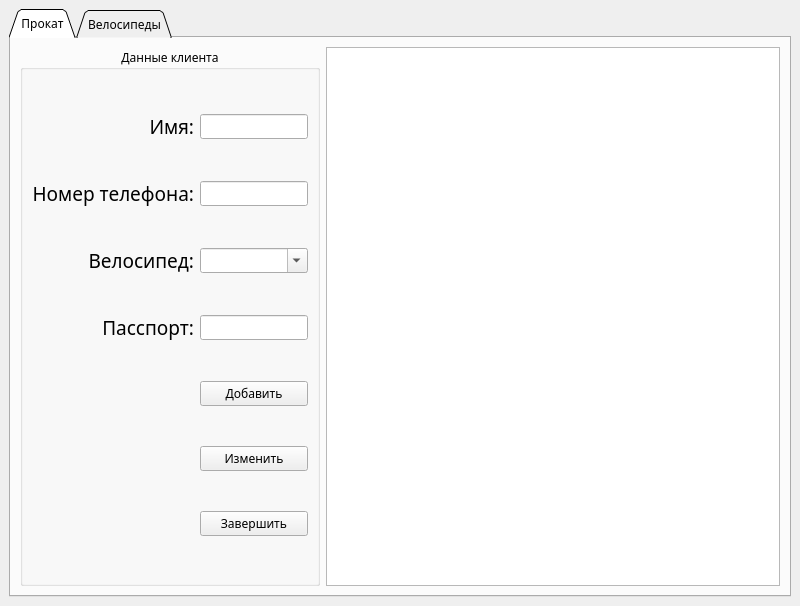
<?xml version="1.0" encoding="UTF-8"?>
<ui version="4.0">
 <class>MainWindow</class>
 <widget class="QMainWindow" name="MainWindow">
  <property name="geometry">
   <rect>
    <x>0</x>
    <y>0</y>
    <width>800</width>
    <height>606</height>
   </rect>
  </property>
  <property name="sizePolicy">
   <sizepolicy hsizetype="Fixed" vsizetype="Fixed">
    <horstretch>0</horstretch>
    <verstretch>0</verstretch>
   </sizepolicy>
  </property>
  <property name="windowTitle">
   <string>MainWindow</string>
  </property>
  <widget class="QWidget" name="centralwidget">
   <layout class="QHBoxLayout" name="horizontalLayout">
    <item>
     <widget class="QTabWidget" name="tabWidget">
      <property name="sizePolicy">
       <sizepolicy hsizetype="Expanding" vsizetype="Expanding">
        <horstretch>0</horstretch>
        <verstretch>0</verstretch>
       </sizepolicy>
      </property>
      <property name="font">
       <font>
        <family>OCR A Becker RUS-LAT</family>
       </font>
      </property>
      <property name="tabShape">
       <enum>QTabWidget::Triangular</enum>
      </property>
      <property name="currentIndex">
       <number>0</number>
      </property>
      <property name="documentMode">
       <bool>false</bool>
      </property>
      <property name="tabsClosable">
       <bool>false</bool>
      </property>
      <property name="tabBarAutoHide">
       <bool>true</bool>
      </property>
      <widget class="QWidget" name="prokat">
       <property name="sizePolicy">
        <sizepolicy hsizetype="Expanding" vsizetype="Expanding">
         <horstretch>0</horstretch>
         <verstretch>0</verstretch>
        </sizepolicy>
       </property>
       <attribute name="icon">
        <iconset theme="pda"/>
       </attribute>
       <attribute name="title">
        <string>Прокат</string>
       </attribute>
       <layout class="QGridLayout" name="gridLayout">
        <item row="0" column="0">
         <widget class="QGroupBox" name="groupBox">
          <property name="sizePolicy">
           <sizepolicy hsizetype="Fixed" vsizetype="Expanding">
            <horstretch>0</horstretch>
            <verstretch>0</verstretch>
           </sizepolicy>
          </property>
          <property name="layoutDirection">
           <enum>Qt::LeftToRight</enum>
          </property>
          <property name="title">
           <string>Данные клиента</string>
          </property>
          <property name="alignment">
           <set>Qt::AlignCenter</set>
          </property>
          <property name="flat">
           <bool>false</bool>
          </property>
          <layout class="QGridLayout" name="gridLayout_2">
           <item row="4" column="3">
            <widget class="QPushButton" name="pushButton">
             <property name="sizePolicy">
              <sizepolicy hsizetype="Minimum" vsizetype="Fixed">
               <horstretch>0</horstretch>
               <verstretch>0</verstretch>
              </sizepolicy>
             </property>
             <property name="text">
              <string>Добавить</string>
             </property>
            </widget>
           </item>
           <item row="1" column="3">
            <widget class="QLineEdit" name="phone_number_prokat_2">
             <property name="inputMethodHints">
              <set>Qt::ImhDigitsOnly|Qt::ImhMultiLine</set>
             </property>
            </widget>
           </item>
           <item row="3" column="0">
            <widget class="QLabel" name="passport_prokat_label">
             <property name="sizePolicy">
              <sizepolicy hsizetype="Minimum" vsizetype="Preferred">
               <horstretch>0</horstretch>
               <verstretch>0</verstretch>
              </sizepolicy>
             </property>
             <property name="font">
              <font>
               <family>OCR A Becker RUS-LAT</family>
               <pointsize>14</pointsize>
              </font>
             </property>
             <property name="text">
              <string>Пасспорт:</string>
             </property>
             <property name="alignment">
              <set>Qt::AlignRight|Qt::AlignTrailing|Qt::AlignVCenter</set>
             </property>
            </widget>
           </item>
           <item row="0" column="3">
            <widget class="QLineEdit" name="name_prokat">
             <property name="sizePolicy">
              <sizepolicy hsizetype="Fixed" vsizetype="Fixed">
               <horstretch>0</horstretch>
               <verstretch>0</verstretch>
              </sizepolicy>
             </property>
             <property name="toolTip">
              <string notr="true"/>
             </property>
             <property name="inputMethodHints">
              <set>Qt::ImhMultiLine</set>
             </property>
            </widget>
           </item>
           <item row="3" column="3">
            <widget class="QLineEdit" name="passport_prokat">
             <property name="sizePolicy">
              <sizepolicy hsizetype="Fixed" vsizetype="Fixed">
               <horstretch>0</horstretch>
               <verstretch>0</verstretch>
              </sizepolicy>
             </property>
             <property name="sizeIncrement">
              <size>
               <width>0</width>
               <height>0</height>
              </size>
             </property>
             <property name="font">
              <font>
               <family>OCR A Becker RUS-LAT</family>
               <bold>false</bold>
               <underline>false</underline>
              </font>
             </property>
             <property name="toolTip">
              <string notr="true">Серия и номер</string>
             </property>
             <property name="inputMethodHints">
              <set>Qt::ImhMultiLine</set>
             </property>
            </widget>
           </item>
           <item row="0" column="0">
            <widget class="QLabel" name="name_label">
             <property name="font">
              <font>
               <family>OCR A Becker RUS-LAT</family>
               <pointsize>14</pointsize>
              </font>
             </property>
             <property name="text">
              <string>Имя:</string>
             </property>
             <property name="alignment">
              <set>Qt::AlignRight|Qt::AlignTrailing|Qt::AlignVCenter</set>
             </property>
            </widget>
           </item>
           <item row="2" column="0">
            <widget class="QLabel" name="velo_prokat_label">
             <property name="sizePolicy">
              <sizepolicy hsizetype="Minimum" vsizetype="Preferred">
               <horstretch>0</horstretch>
               <verstretch>0</verstretch>
              </sizepolicy>
             </property>
             <property name="font">
              <font>
               <family>OCR A Becker RUS-LAT</family>
               <pointsize>14</pointsize>
              </font>
             </property>
             <property name="text">
              <string>Велосипед:</string>
             </property>
             <property name="alignment">
              <set>Qt::AlignRight|Qt::AlignTrailing|Qt::AlignVCenter</set>
             </property>
            </widget>
           </item>
           <item row="1" column="0">
            <widget class="QLabel" name="phone_number_prokat_label">
             <property name="font">
              <font>
               <family>OCR A Becker RUS-LAT</family>
               <pointsize>14</pointsize>
              </font>
             </property>
             <property name="text">
              <string>Номер телефона:</string>
             </property>
             <property name="alignment">
              <set>Qt::AlignRight|Qt::AlignTrailing|Qt::AlignVCenter</set>
             </property>
            </widget>
           </item>
           <item row="2" column="3">
            <widget class="QComboBox" name="velo_prokat">
             <property name="inputMethodHints">
              <set>Qt::ImhMultiLine</set>
             </property>
             <property name="editable">
              <bool>true</bool>
             </property>
            </widget>
           </item>
           <item row="8" column="3">
            <widget class="QPushButton" name="pushButton_3">
             <property name="text">
              <string>Завершить</string>
             </property>
            </widget>
           </item>
           <item row="7" column="3">
            <widget class="QPushButton" name="pushButton_2">
             <property name="text">
              <string>Изменить</string>
             </property>
            </widget>
           </item>
          </layout>
         </widget>
        </item>
        <item row="0" column="1">
         <widget class="QTableView" name="tableView"/>
        </item>
       </layout>
      </widget>
      <widget class="QWidget" name="velos">
       <attribute name="title">
        <string>Велосипеды</string>
       </attribute>
      </widget>
     </widget>
    </item>
   </layout>
  </widget>
 </widget>
 <resources/>
 <connections/>
</ui>
